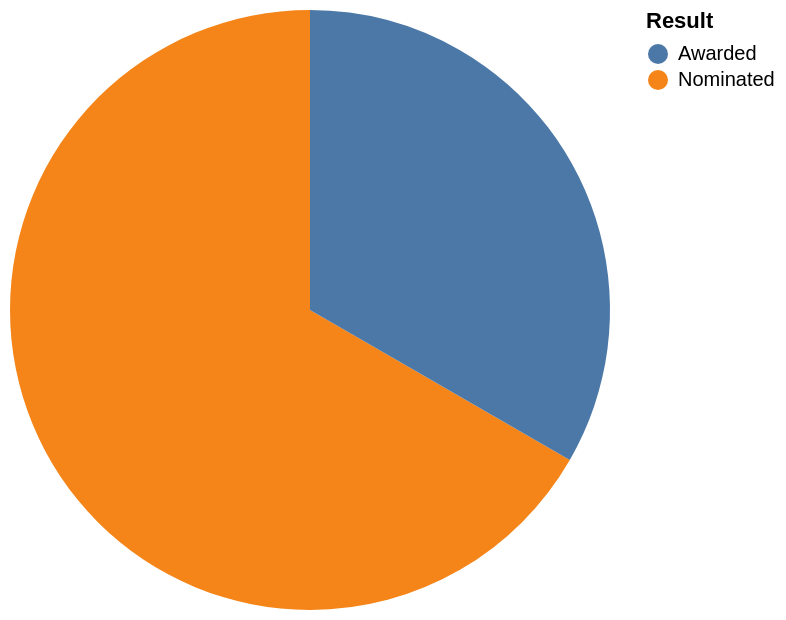

This figure's Vega-Lite source:
### Vega-Lite specification from a JSON file in a GitHub repository (floating-point values rounded to 4 significant figures)
{"data": {"values": [{"x_data": "Nominated", "y_data": 6}, {"x_data": "Awarded", "y_data": 3}]}, "mark": "arc", "encoding": {"theta": {"field": "y_data", "type": "quantitative", "title": "COUNT(*)"}, "color": {"field": "x_data", "type": "nominal", "title": "Result"}}}
